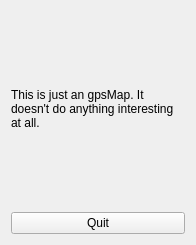
<ui version="4.0" stdsetdef="1" >
  <author></author>
  <comment></comment>
  <exportmacro></exportmacro>
  <class>gpsMapBase</class>
  <widget class="QWidget" name="gpsMapBase" >
    <property name="geometry" >
      <rect>
        <x>0</x>
        <y>0</y>
        <width>196</width>
        <height>245</height>
      </rect>
    </property>
    <property name="windowTitle" >
      <string>gpsMap</string>
    </property>
    <layout class="QVBoxLayout" >
      <property name="margin" >
        <number>11</number>
      </property>
      <property name="spacing" >
        <number>6</number>
      </property>
      <item>
        <widget class="QLabel" name="TextLabel1" >
          <property name="text" >
            <string>This is just an gpsMap. It doesn't do anything interesting at all.</string>
          </property>
          <property name="wordWrap" >
            <bool>true</bool>
          </property>
        </widget>
      </item>
      <item>
        <widget class="QPushButton" name="quit" >
          <property name="text" >
            <string>Quit</string>
          </property>
        </widget>
      </item>
    </layout>
  </widget>
</ui>
